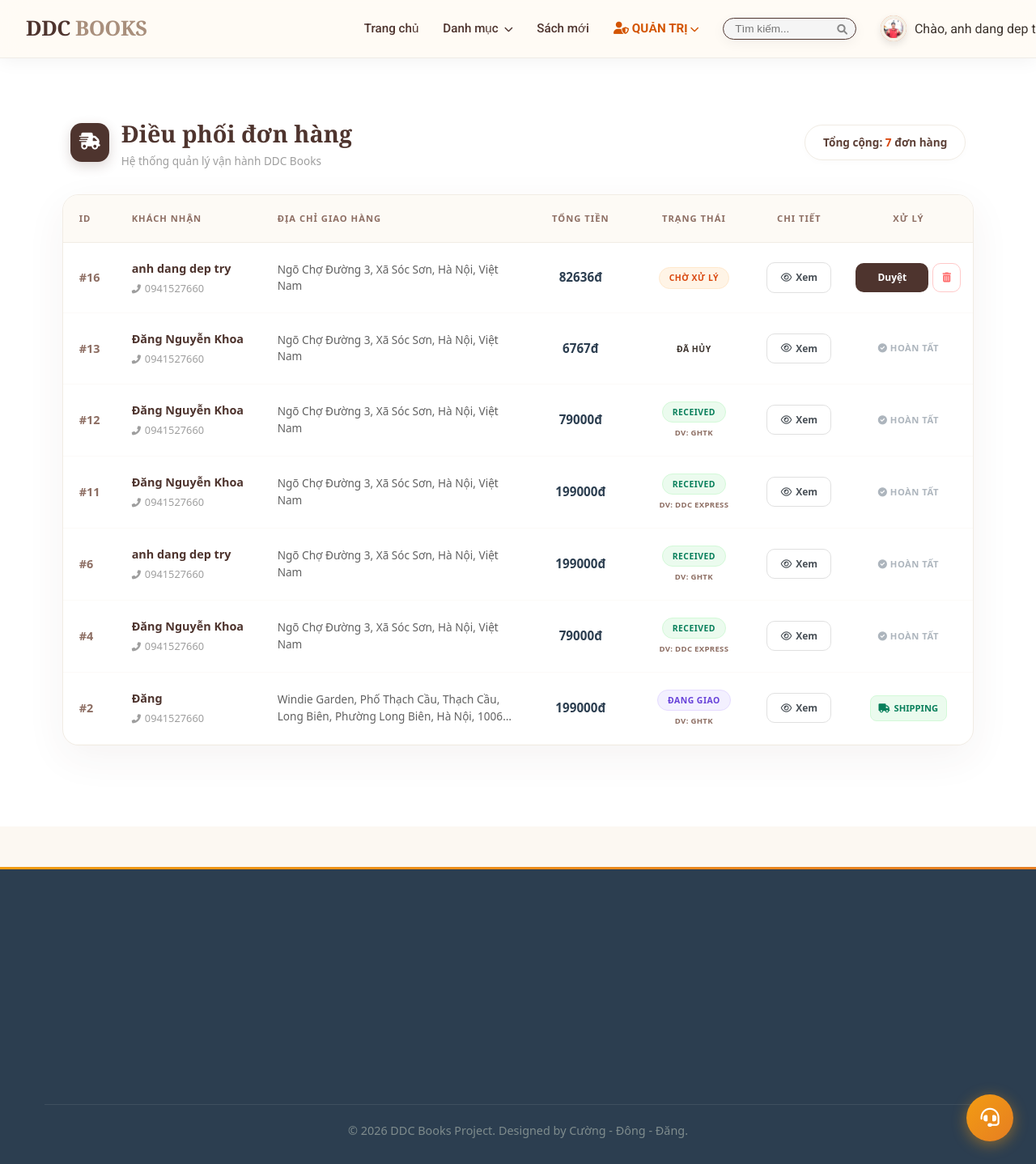
Page /manage-orders/ (signed in) on the earlier database version.
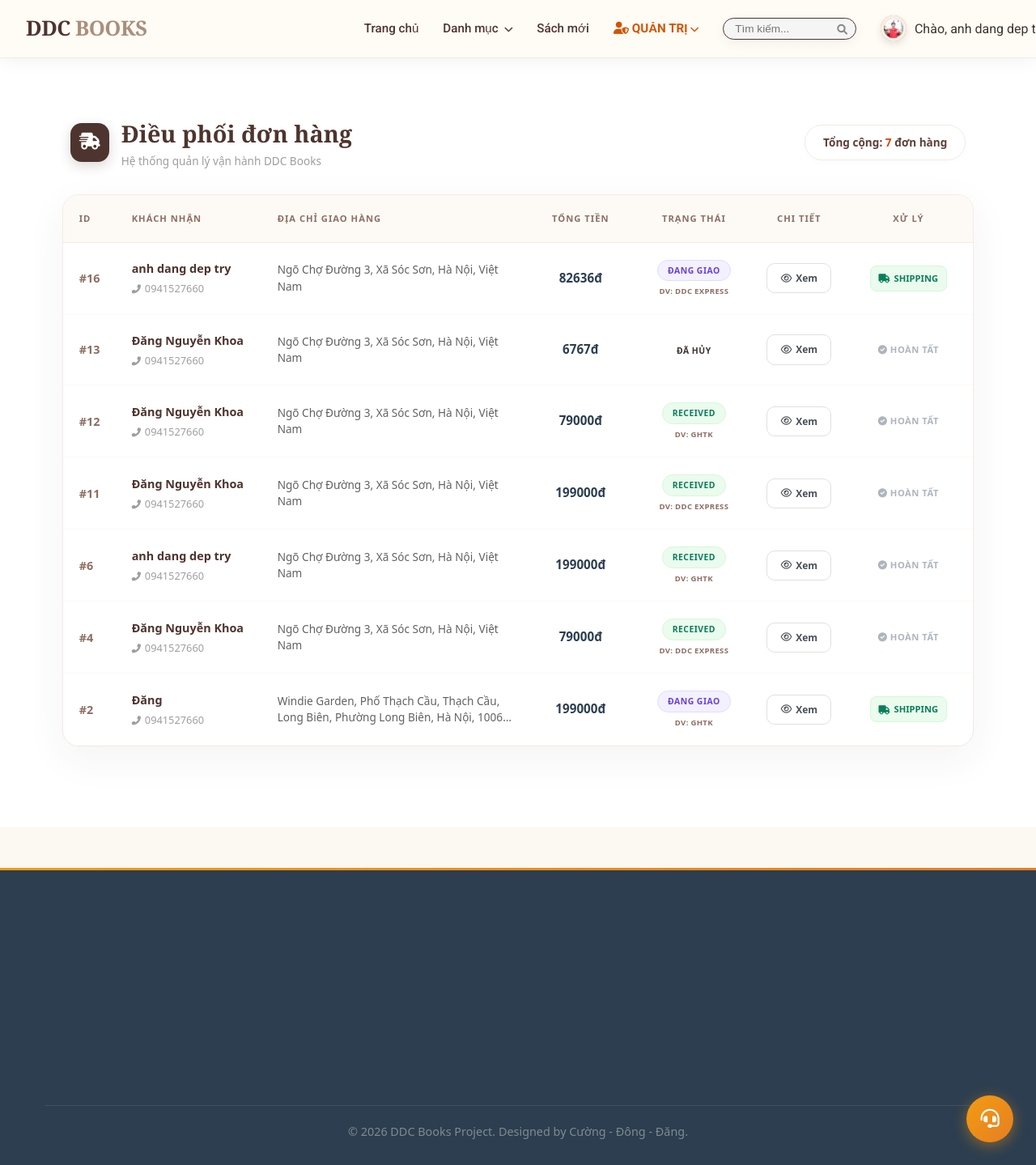
Same page on the later database version.
### app/models.py (models this page shows, shortened)
class Order(models.Model):
    STATUS_CHOICES = (
        ('Pending', 'Chờ xử lý'),
        ('Processing', 'Đang đóng gói'),
        ('Shipped', 'Đang giao'),
        ('Delivered', 'Đã nhận hàng'),
        ('Cancelled', 'Đã hủy'),
    )
    user = models.ForeignKey(User, on_delete=models.CASCADE)
    full_name = models.CharField(max_length=255)
    phone = models.CharField(max_length=20)
    address = models.TextField()
    total_price = models.DecimalField(max_digits=12, decimal_places=0)
    created_at = models.DateTimeField(auto_now_add=True)
    status = models.CharField(max_length=20, choices=STATUS_CHOICES, default='Pending')
    shipping_unit = models.CharField(max_length=50, blank=True, null=True)

### app/views.py (the view)
# urls.py: path('manage-orders/', views.manage_orders, name='manage_orders'),
@user_passes_test(is_staff)
def manage_orders(request):
    orders = Order.objects.all().order_by('-created_at')
    return render(request, 'app/manage_orders.html', {'orders': orders})

### app/context_processors.py (called while the page is built)
def categories_processor(request):
    return {
        'categories': Category.objects.all()
    }

### app/views.py (called while the page is built)
def is_staff(user):
    return user.groups.filter(name='Staff').exists() or user.is_superuser

### app/templates/app/manage_orders.html (shortened to what the changed rows need)
{% extends 'app/base.html' %}
{% load static %}
{% block content %}
<div class="container" style="margin-top: 50px; margin-bottom: 80px; font-family: 'Segoe UI', Arial, sans-serif;">
    <div style="display: flex; justify-content: space-between; align-items: center; margin-bottom: 30px; padding: 0 10px;">
        <div style="display: flex; align-items: center; gap: 15px;">
            <div>
                <h2 style="font-family: 'Playfair Display', serif; color: #4e342e; margin: 0; font-weight: 700; font-size: 1.8rem;">Điều phối đơn hàng</h2>
            </div>
        </div>
    </div>
    <div style="background: white; border-radius: 20px; box-shadow: 0 15px 50px rgba(78, 52, 46, 0.06); border: 1px solid #f1ece4; overflow: hidden;">
        <div style="overflow-x: auto;">
            <table style="width: 100%; border-collapse: collapse; table-layout: fixed;">
                <thead>
                    <tr style="background: #fdfaf5; border-bottom: 1px solid #f1ece4;">
                        <th style="width: 70px; padding: 20px; text-align: left; color: #8d6e63; font-weight: 700; font-size: 0.7rem; text-transform: uppercase; letter-spacing: 1px;">ID</th>
                        <th style="width: 180px; padding: 20px 15px; text-align: left; color: #8d6e63; font-weight: 700; font-size: 0.7rem; text-transform: uppercase; letter-spacing: 1px;">Khách nhận</th>
                        <th style="padding: 20px 15px; text-align: left; color: #8d6e63; font-weight: 700; font-size: 0.7rem; text-transform: uppercase; letter-spacing: 1px;">Địa chỉ giao hàng</th>
                        <th style="width: 130px; padding: 20px 15px; text-align: center; color: #8d6e63; font-weight: 700; font-size: 0.7rem; text-transform: uppercase; letter-spacing: 1px;">Tổng tiền</th>
                        <th style="width: 150px; padding: 20px 15px; text-align: center; color: #8d6e63; font-weight: 700; font-size: 0.7rem; text-transform: uppercase; letter-spacing: 1px;">Trạng thái</th>
                        <th style="width: 110px; padding: 20px 10px; text-align: center; color: #8d6e63; font-weight: 700; font-size: 0.7rem; text-transform: uppercase; letter-spacing: 1px;">Chi tiết</th>
                        <th style="width: 160px; padding: 20px 15px; text-align: center; color: #8d6e63; font-weight: 700; font-size: 0.7rem; text-transform: uppercase; letter-spacing: 1px;">Xử lý</th>
                    </tr>
                </thead>
                <tbody>
                    {% for order in orders %}
                    <tr style="border-bottom: 1px solid #fcfaf8; transition: background 0.2s;">
                        <td style="padding: 20px; font-weight: 700; color: #8d6e63; font-size: 0.9rem;">#{{ order.id }}</td>
                        <td style="padding: 20px 15px;">
                            <div style="font-weight: 700; color: #4e342e; font-size: 0.9rem; margin-bottom: 3px;">{{ order.full_name }}</div>
                            <div style="font-size: 0.8rem; color: #9e9e9e;"><i class="fas fa-phone-alt" style="margin-right: 5px; font-size: 0.7rem;"></i>{{ order.phone }}</div>
                        </td>
                        <td style="padding: 20px 15px;">
                            <div style="font-size: 0.85rem; color: #616161; line-height: 1.5; display: -webkit-box; -webkit-line-clamp: 2; -webkit-box-orient: vertical; overflow: hidden;">
                                {{ order.address }}
                            </div>
                        </td>
                        <td style="padding: 20px 15px; text-align: center;">
                            <span style="font-weight: 800; color: #2c3e50; font-size: 0.95rem;">{{ order.total_price }}đ</span>
                        </td>
                        <td style="padding: 20px 15px; text-align: center;">
                            <div class="badge-status status-{{ order.status|lower }}">
                                {{ order.get_status_display }}
                            </div>
                            {% if order.shipping_unit %}
                                <div style="font-size: 0.6rem; color: #8d6e63; margin-top: 5px; font-weight: 700; text-transform: uppercase; letter-spacing: 0.3px;">DV: {{ order.shipping_unit }}</div>
                            {% endif %}
                        </td>
                        <td style="padding: 20px 10px; text-align: center;">
                            <a href="{% url 'staff_order_detail' order.id %}" class="btn-action" style="background: white; color: #495057; border: 1px solid #e0e0e0; width: 80px;">
                                <i class="far fa-eye"></i> Xem
                            </a>
                        </td>
                        <td style="padding: 20px 15px; text-align: center;">
                            {% if order.status == 'Pending' %}
                                <div style="display: flex; gap: 5px; justify-content: center;">
                                    <a href="{% url 'confirm_order' order.id %}" class="btn-action btn-confirm" style="flex: 1;">Duyệt</a>
                                    <a href="{% url 'cancel_order' order.id %}" class="btn-action btn-cancel" onclick="return confirm('Hủy đơn hàng này?')" style="width: 35px;"><i class="fas fa-trash-alt"></i></a>
                                </div>
                            {% elif order.status == 'Confirmed' %}
                                <button onclick="openShipModal('{{ order.id }}')" class="btn-action btn-ship" style="width: 100%;">
                                    <i class="fas fa-paper-plane"></i> Giao hàng
                                </button>
                            {% elif order.status == 'Shipped' %}
                                <div style="color: #087f5b; font-size: 0.7rem; font-weight: 800; padding: 6px 10px; background: #ebfbee; border-radius: 8px; border: 1px solid #d3f9d8; display: inline-flex; align-items: center; gap: 5px;">
                                    <i class="fas fa-truck"></i> SHIPPING
                                </div>
                            {% else %}
                                <div style="color: #adb5bd; font-size: 0.7rem; font-weight: 700; text-transform: uppercase; letter-spacing: 0.5px;">
                                    <i class="fas fa-check-circle"></i> Hoàn tất
                                </div>
                            {% endif %}
                        </td>
                    </tr>
                    {% empty %}
                    <tr><td colspan="7" style="padding: 100px; text-align: center; color: #adb5bd;">Trống</td></tr>
                    {% endfor %}
                </tbody>
            </table>
        </div>
    </div>
</div>
{% endblock %}

Differences in the rows shown:
changed Order id 16: status "CHỜ XỬ LÝ" → "ĐANG GIAO"; shipping_unit (not shown) → "DDC EXPRESS"; status "Duyệt" → "SHIPPING"
